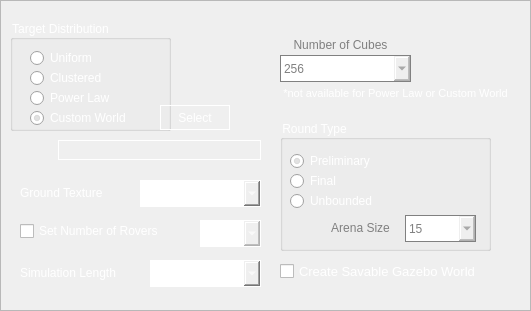
    <widget class="QFrame" name="setup_group">
     <property name="geometry">
      <rect>
       <x>10</x>
       <y>20</y>
       <width>531</width>
       <height>311</height>
      </rect>
     </property>
     <property name="frameShape">
      <enum>QFrame::StyledPanel</enum>
     </property>
     <property name="frameShadow">
      <enum>QFrame::Raised</enum>
     </property>
     <widget class="QGroupBox" name="target_distribution_group_box">
      <property name="geometry">
       <rect>
        <x>10</x>
        <y>20</y>
        <width>161</width>
        <height>111</height>
       </rect>
      </property>
      <property name="styleSheet">
       <string notr="true">color: rgb(255, 255, 255);
border-color: rgb(255, 255, 255);</string>
      </property>
      <property name="title">
       <string>Target Distribution</string>
      </property>
      <widget class="QRadioButton" name="uniform_distribution_radio_button">
       <property name="enabled">
        <bool>true</bool>
       </property>
       <property name="geometry">
        <rect>
         <x>20</x>
         <y>30</y>
         <width>91</width>
         <height>16</height>
        </rect>
       </property>
       <property name="styleSheet">
        <string notr="true">color: rgb(255, 255, 255);</string>
       </property>
       <property name="text">
        <string>Uniform</string>
       </property>
       <property name="checked">
        <bool>false</bool>
       </property>
      </widget>
      <widget class="QRadioButton" name="powerlaw_distribution_radio_button">
       <property name="enabled">
        <bool>true</bool>
       </property>
       <property name="geometry">
        <rect>
         <x>20</x>
         <y>70</y>
         <width>101</width>
         <height>16</height>
        </rect>
       </property>
       <property name="styleSheet">
        <string notr="true">color: rgb(255, 255, 255);</string>
       </property>
       <property name="text">
        <string>Power Law</string>
       </property>
      </widget>
      <widget class="QRadioButton" name="clustered_distribution_radio_button">
       <property name="enabled">
        <bool>true</bool>
       </property>
       <property name="geometry">
        <rect>
         <x>20</x>
         <y>50</y>
         <width>101</width>
         <height>16</height>
        </rect>
       </property>
       <property name="styleSheet">
        <string notr="true">color: rgb(255, 255, 255);</string>
       </property>
       <property name="text">
        <string>Clustered</string>
       </property>
       <property name="checked">
        <bool>false</bool>
       </property>
      </widget>
      <widget class="QRadioButton" name="custom_distribution_radio_button">
       <property name="enabled">
        <bool>true</bool>
       </property>
       <property name="geometry">
        <rect>
         <x>20</x>
         <y>90</y>
         <width>121</width>
         <height>16</height>
        </rect>
       </property>
       <property name="toolTip">
        <string>Select a custom target distribution</string>
       </property>
       <property name="styleSheet">
        <string notr="true">color: rgb(255, 255, 255);</string>
       </property>
       <property name="text">
        <string>Custom World</string>
       </property>
       <property name="checked">
        <bool>true</bool>
       </property>
      </widget>
     </widget>
     <widget class="QPushButton" name="custom_world_path_button">
      <property name="enabled">
       <bool>false</bool>
      </property>
      <property name="geometry">
       <rect>
        <x>160</x>
        <y>105</y>
        <width>70</width>
        <height>25</height>
       </rect>
      </property>
      <property name="toolTip">
       <string>&lt;html&gt;&lt;head/&gt;&lt;body&gt;&lt;p&gt;Select custom target distribution&lt;/p&gt;&lt;/body&gt;&lt;/html&gt;</string>
      </property>
      <property name="styleSheet">
       <string notr="true">color: rgb(255, 255, 255);
border-color: rgb(255, 255, 255);
border: 1px solid white; 
</string>
      </property>
      <property name="text">
       <string>Select</string>
      </property>
     </widget>
     <widget class="QGroupBox" name="round_type_button_group">
      <property name="geometry">
       <rect>
        <x>280</x>
        <y>120</y>
        <width>211</width>
        <height>131</height>
       </rect>
      </property>
      <property name="styleSheet">
       <string notr="true">color: rgb(255, 255, 255);
border-color: rgb(255, 255, 255);</string>
      </property>
      <property name="title">
       <string>Round Type</string>
      </property>
      <widget class="QRadioButton" name="prelim_radio_button">
       <property name="enabled">
        <bool>true</bool>
       </property>
       <property name="geometry">
        <rect>
         <x>10</x>
         <y>30</y>
         <width>111</width>
         <height>22</height>
        </rect>
       </property>
       <property name="styleSheet">
        <string notr="true">color: rgb(255, 255, 255);</string>
       </property>
       <property name="text">
        <string>Preliminary</string>
       </property>
       <property name="checked">
        <bool>true</bool>
       </property>
      </widget>
      <widget class="QRadioButton" name="final_radio_button">
       <property name="enabled">
        <bool>true</bool>
       </property>
       <property name="geometry">
        <rect>
         <x>10</x>
         <y>50</y>
         <width>71</width>
         <height>22</height>
        </rect>
       </property>
       <property name="styleSheet">
        <string notr="true">color: rgb(255, 255, 255);</string>
       </property>
       <property name="text">
        <string>Final </string>
       </property>
      </widget>
      <widget class="QRadioButton" name="unbounded_radio_button">
       <property name="enabled">
        <bool>true</bool>
       </property>
       <property name="geometry">
        <rect>
         <x>10</x>
         <y>70</y>
         <width>111</width>
         <height>22</height>
        </rect>
       </property>
       <property name="styleSheet">
        <string notr="true">color: rgb(255, 255, 255);</string>
       </property>
       <property name="text">
        <string>Unbounded</string>
       </property>
      </widget>
      <widget class="QLabel" name="unbounded_arena_size_label">
       <property name="geometry">
        <rect>
         <x>40</x>
         <y>98</y>
         <width>81</width>
         <height>20</height>
        </rect>
       </property>
       <property name="styleSheet">
        <string notr="true">color: grey;</string>
       </property>
       <property name="text">
        <string>&lt;html&gt;&lt;head/&gt;&lt;body&gt;&lt;p align=&quot;center&quot;&gt;Arena Size&lt;/p&gt;&lt;/body&gt;&lt;/html&gt;</string>
       </property>
      </widget>
      <widget class="QComboBox" name="unbounded_arena_size_combobox">
       <property name="enabled">
        <bool>false</bool>
       </property>
       <property name="geometry">
        <rect>
         <x>125</x>
         <y>95</y>
         <width>71</width>
         <height>27</height>
        </rect>
       </property>
       <property name="styleSheet">
        <string notr="true">color: grey;
border-color: grey;
border: 1px solid grey; 
padding: 1px 0px 1px 3px; /*This makes text colour work*/
</string>
       </property>
       <item>
        <property name="text">
         <string>15</string>
        </property>
       </item>
       <item>
        <property name="text">
         <string>20</string>
        </property>
       </item>
       <item>
        <property name="text">
         <string>25</string>
        </property>
       </item>
       <item>
        <property name="text">
         <string>30</string>
        </property>
       </item>
       <item>
        <property name="text">
         <string>35</string>
        </property>
       </item>
       <item>
        <property name="text">
         <string>40</string>
        </property>
       </item>
       <item>
        <property name="text">
         <string>45</string>
        </property>
       </item>
       <item>
        <property name="text">
         <string>50</string>
        </property>
       </item>
      </widget>
     </widget>
     <widget class="QLabel" name="ground_texture_label">
      <property name="geometry">
       <rect>
        <x>20</x>
        <y>180</y>
        <width>111</width>
        <height>20</height>
       </rect>
      </property>
      <property name="styleSheet">
       <string notr="true">color: rgb(255, 255, 255);</string>
      </property>
      <property name="text">
       <string>&lt;html&gt;&lt;head/&gt;&lt;body&gt;&lt;p&gt;Ground Texture&lt;/p&gt;&lt;/body&gt;&lt;/html&gt;</string>
      </property>
      <property name="alignment">
       <set>Qt::AlignBottom|Qt::AlignLeading|Qt::AlignLeft</set>
      </property>
     </widget>
     <widget class="QComboBox" name="texture_combobox">
      <property name="geometry">
       <rect>
        <x>140</x>
        <y>180</y>
        <width>121</width>
        <height>27</height>
       </rect>
      </property>
      <property name="styleSheet">
       <string notr="true">color: rgb(255, 255, 255);
border-color: rgb(255, 255, 255);
border: 1px solid white; 
padding: 1px 0px 1px 3px; /*This makes text colour work*/
</string>
      </property>
      <item>
       <property name="text">
        <string>KSC Concrete</string>
       </property>
      </item>
      <item>
       <property name="text">
        <string>Gravel</string>
       </property>
      </item>
      <item>
       <property name="text">
        <string>Car park</string>
       </property>
      </item>
     </widget>
     <widget class="QLabel" name="custom_world_path">
      <property name="geometry">
       <rect>
        <x>58</x>
        <y>140</y>
        <width>203</width>
        <height>20</height>
       </rect>
      </property>
      <property name="styleSheet">
       <string notr="true">color: white;
border: 1px solid white;
padding: 1px;</string>
      </property>
      <property name="text">
       <string/>
      </property>
     </widget>
     <widget class="QCheckBox" name="override_num_rovers_checkbox">
      <property name="enabled">
       <bool>true</bool>
      </property>
      <property name="geometry">
       <rect>
        <x>20</x>
        <y>220</y>
        <width>181</width>
        <height>22</height>
       </rect>
      </property>
      <property name="styleSheet">
       <string notr="true">color: rgb(255, 255, 255);</string>
      </property>
      <property name="text">
       <string>Set Number of Rovers</string>
      </property>
      <property name="checked">
       <bool>false</bool>
      </property>
     </widget>
     <widget class="QComboBox" name="custom_num_rovers_combobox">
      <property name="enabled">
       <bool>false</bool>
      </property>
      <property name="geometry">
       <rect>
        <x>200</x>
        <y>220</y>
        <width>61</width>
        <height>27</height>
       </rect>
      </property>
      <property name="styleSheet">
       <string notr="true">color: rgb(255, 255, 255);
border-color: rgb(255, 255, 255);
border: 1px solid white; 
padding: 1px 0px 1px 3px; /*This makes text colour work*/
</string>
      </property>
      <item>
       <property name="text">
        <string>0</string>
       </property>
      </item>
      <item>
       <property name="text">
        <string>1</string>
       </property>
      </item>
      <item>
       <property name="text">
        <string>2</string>
       </property>
      </item>
      <item>
       <property name="text">
        <string>3</string>
       </property>
      </item>
      <item>
       <property name="text">
        <string>4</string>
       </property>
      </item>
      <item>
       <property name="text">
        <string>5</string>
       </property>
      </item>
      <item>
       <property name="text">
        <string>6</string>
       </property>
      </item>
      <item>
       <property name="text">
        <string>7</string>
       </property>
      </item>
      <item>
       <property name="text">
        <string>8</string>
       </property>
      </item>
     </widget>
     <widget class="QComboBox" name="simulation_timer_combobox">
      <property name="enabled">
       <bool>true</bool>
      </property>
      <property name="geometry">
       <rect>
        <x>150</x>
        <y>260</y>
        <width>111</width>
        <height>27</height>
       </rect>
      </property>
      <property name="styleSheet">
       <string notr="true">color: rgb(255, 255, 255);
border-color: rgb(255, 255, 255);
border: 1px solid white; 
padding: 1px 0px 1px 3px; /*This makes text colour work*/
</string>
      </property>
      <property name="editable">
       <bool>false</bool>
      </property>
      <property name="currentIndex">
       <number>0</number>
      </property>
      <property name="sizeAdjustPolicy">
       <enum>QComboBox::AdjustToContentsOnFirstShow</enum>
      </property>
      <property name="minimumContentsLength">
       <number>0</number>
      </property>
      <property name="iconSize">
       <size>
        <width>4</width>
        <height>4</height>
       </size>
      </property>
      <item>
       <property name="text">
        <string>no time limit</string>
       </property>
      </item>
      <item>
       <property name="text">
        <string>10 min (Testing)</string>
       </property>
      </item>
      <item>
       <property name="text">
        <string>20 min (Preliminary)</string>
       </property>
      </item>
      <item>
       <property name="text">
        <string>30 min (Preliminary)</string>
       </property>
      </item>
      <item>
       <property name="text">
        <string>60 min (Final)</string>
       </property>
      </item>
     </widget>
     <widget class="QLabel" name="simulation_timer_label">
      <property name="geometry">
       <rect>
        <x>20</x>
        <y>260</y>
        <width>130</width>
        <height>20</height>
       </rect>
      </property>
      <property name="styleSheet">
       <string notr="true">color: rgb(255, 255, 255);</string>
      </property>
      <property name="text">
       <string>&lt;html&gt;&lt;head/&gt;&lt;body&gt;&lt;p&gt;Simulation Length&lt;/p&gt;&lt;/body&gt;&lt;/html&gt;</string>
      </property>
      <property name="alignment">
       <set>Qt::AlignBottom|Qt::AlignLeading|Qt::AlignLeft</set>
      </property>
     </widget>
     <widget class="QCheckBox" name="create_savable_world_checkbox">
      <property name="enabled">
       <bool>true</bool>
      </property>
      <property name="geometry">
       <rect>
        <x>280</x>
        <y>260</y>
        <width>211</width>
        <height>22</height>
       </rect>
      </property>
      <property name="sizePolicy">
       <sizepolicy hsizetype="Minimum" vsizetype="Fixed">
        <horstretch>0</horstretch>
        <verstretch>0</verstretch>
       </sizepolicy>
      </property>
      <property name="maximumSize">
       <size>
        <width>16777215</width>
        <height>22</height>
       </size>
      </property>
      <property name="font">
       <font>
        <pointsize>10</pointsize>
       </font>
      </property>
      <property name="toolTip">
       <string>&lt;!DOCTYPE HTML PUBLIC &quot;-//W3C//DTD HTML 4.0//EN&quot; &quot;http://www.w3.org/TR/REC-html40/strict.dtd&quot;&gt;
&lt;html&gt;&lt;head&gt;&lt;meta name=&quot;qrichtext&quot; content=&quot;1&quot; /&gt;&lt;style type=&quot;text/css&quot;&gt;
p, li { white-space: pre-wrap; }
&lt;/style&gt;&lt;/head&gt;&lt;body style=&quot; font-family:'Ubuntu'; font-size:11pt; font-weight:400; font-style:normal;&quot;&gt;
&lt;p style=&quot; margin-top:12px; margin-bottom:12px; margin-left:0px; margin-right:0px; -qt-block-indent:0; text-indent:0px;&quot;&gt;When checked, a Gazebo world without rovers, walls, ground texture, or a collection zone will be created. The purpose of this option is to generate tag distributions using the Uniform, Clustered, or Power Law in a way that you can save the world file from Gazebo and re-use that same distribution later using the Custom world option. It will also load much faster as well when loading a pre-built distribution.&lt;/p&gt;&lt;/body&gt;&lt;/html&gt;</string>
      </property>
      <property name="whatsThis">
       <string>&lt;html&gt;&lt;head/&gt;&lt;body&gt;&lt;p&gt;When checked, a Gazebo world without rovers, walls, ground texture, or a collection zone will be created. The purpose of this option is to generate tag distributions using the Uniform, Clustered, or Power Law in a way that you can save the world file from Gazebo and re-use that same distribution later using the Custom world option. It will also load much faster as well when loading a pre-built distribution.&lt;/p&gt;&lt;/body&gt;&lt;/html&gt;</string>
      </property>
      <property name="styleSheet">
       <string notr="true">color: rgb(255, 255, 255);</string>
      </property>
      <property name="text">
       <string>Create Savable Gazebo World</string>
      </property>
      <property name="checked">
       <bool>false</bool>
      </property>
     </widget>
     <widget class="QComboBox" name="number_of_tags_combobox">
      <property name="enabled">
       <bool>false</bool>
      </property>
      <property name="geometry">
       <rect>
        <x>280</x>
        <y>55</y>
        <width>131</width>
        <height>27</height>
       </rect>
      </property>
      <property name="toolTip">
       <string notr="true">&lt;!DOCTYPE HTML PUBLIC &quot;-//W3C//DTD HTML 4.0//EN&quot; &quot;http://www.w3.org/TR/REC-html40/strict.dtd&quot;&gt;
&lt;html&gt;&lt;head&gt;&lt;meta name=&quot;qrichtext&quot; content=&quot;1&quot; /&gt;&lt;style type=&quot;text/css&quot;&gt;
p, li { white-space: pre-wrap; }
&lt;/style&gt;&lt;/head&gt;&lt;body style=&quot; font-family:'Ubuntu'; font-size:11pt; font-weight:400; font-style:normal;&quot;&gt;
&lt;p style=&quot; margin-top:12px; margin-bottom:12px; margin-left:0px; margin-right:0px; -qt-block-indent:0; text-indent:0px;&quot;&gt;The number of april tag cubes generated by the Uniform or Clustered distributions.&lt;/p&gt;&lt;/body&gt;&lt;/html&gt;</string>
      </property>
      <property name="whatsThis">
       <string>&lt;html&gt;&lt;head/&gt;&lt;body&gt;&lt;p&gt;The number of april tag cubes generated by the Uniform or Clustered distributions.&lt;/p&gt;&lt;/body&gt;&lt;/html&gt;</string>
      </property>
      <property name="styleSheet">
       <string notr="true">color: grey;
border-color: grey;
border: 1px solid grey; 
padding: 1px 0px 1px 3px; /*This makes text colour work*/
</string>
      </property>
      <item>
       <property name="text">
        <string>256</string>
       </property>
      </item>
      <item>
       <property name="text">
        <string>128</string>
       </property>
      </item>
      <item>
       <property name="text">
        <string>64</string>
       </property>
      </item>
      <item>
       <property name="text">
        <string>32</string>
       </property>
      </item>
      <item>
       <property name="text">
        <string>16</string>
       </property>
      </item>
      <item>
       <property name="text">
        <string>0</string>
       </property>
      </item>
     </widget>
     <widget class="QLabel" name="number_of_tags_label">
      <property name="geometry">
       <rect>
        <x>280</x>
        <y>35</y>
        <width>121</width>
        <height>20</height>
       </rect>
      </property>
      <property name="styleSheet">
       <string notr="true">color: grey;</string>
      </property>
      <property name="text">
       <string>&lt;html&gt;&lt;head/&gt;&lt;body&gt;&lt;p align=&quot;center&quot;&gt;Number of Cubes&lt;/p&gt;&lt;/body&gt;&lt;/html&gt;</string>
      </property>
      <property name="alignment">
       <set>Qt::AlignLeading|Qt::AlignLeft|Qt::AlignVCenter</set>
      </property>
     </widget>
     <widget class="QLabel" name="number_of_tags_label_2">
      <property name="geometry">
       <rect>
        <x>280</x>
        <y>80</y>
        <width>231</width>
        <height>20</height>
       </rect>
      </property>
      <property name="styleSheet">
       <string notr="true">color: rgb(255, 255, 255);</string>
      </property>
      <property name="text">
       <string>&lt;html&gt;&lt;head/&gt;&lt;body&gt;&lt;p align=&quot;center&quot;&gt;&lt;span style=&quot; font-size:8pt;&quot;&gt;*not available for Power Law or Custom World&lt;/span&gt;&lt;/p&gt;&lt;/body&gt;&lt;/html&gt;</string>
      </property>
      <property name="alignment">
       <set>Qt::AlignBottom|Qt::AlignLeading|Qt::AlignLeft</set>
      </property>
     </widget>
     <zorder>round_type_button_group</zorder>
     <zorder>target_distribution_group_box</zorder>
     <zorder>custom_world_path_button</zorder>
     <zorder>ground_texture_label</zorder>
     <zorder>texture_combobox</zorder>
     <zorder>custom_world_path</zorder>
     <zorder>override_num_rovers_checkbox</zorder>
     <zorder>custom_num_rovers_combobox</zorder>
     <zorder>simulation_timer_combobox</zorder>
     <zorder>simulation_timer_label</zorder>
     <zorder>create_savable_world_checkbox</zorder>
     <zorder>number_of_tags_label</zorder>
     <zorder>number_of_tags_label_2</zorder>
     <zorder>number_of_tags_combobox</zorder>
    </widget>
